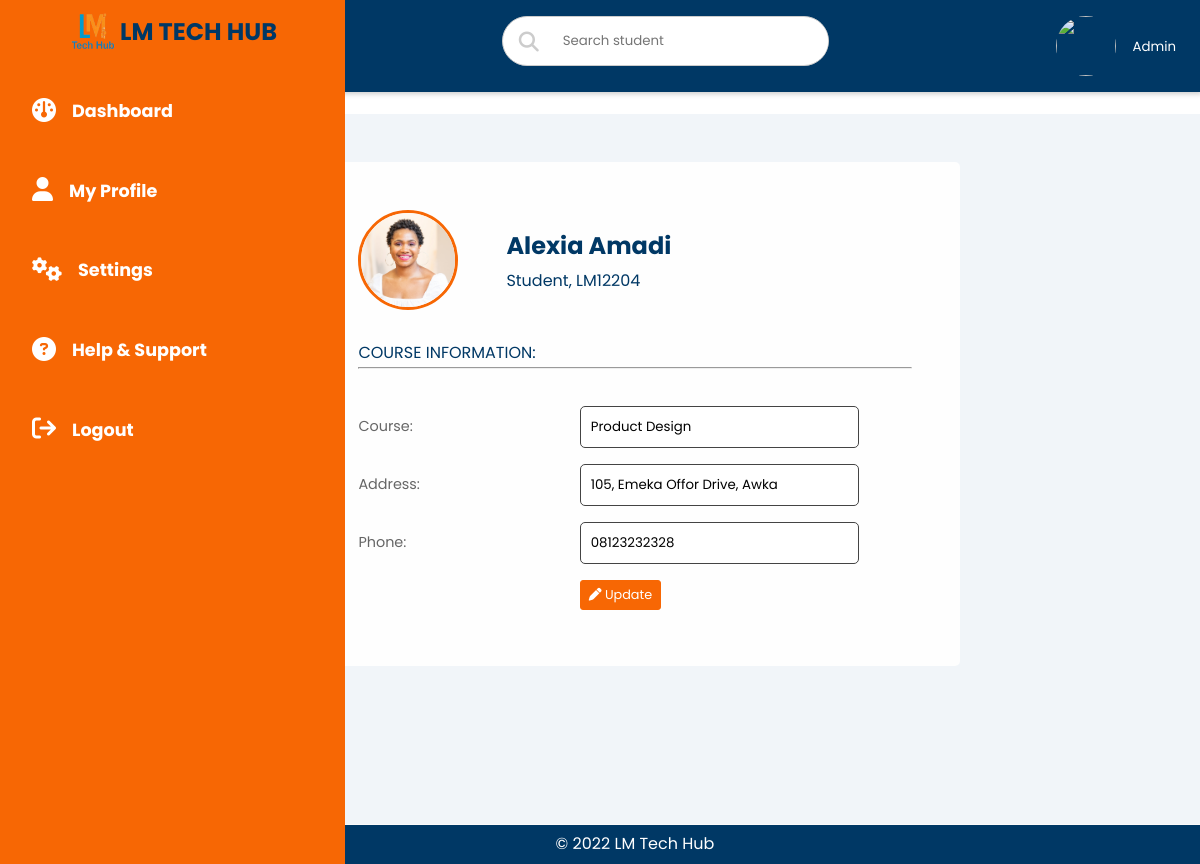
/users/admin/editstudent.php?id=5, run on the app's committed database.
### tables this page shows
CREATE TABLE `studentdata` (
  `id` int(11) NOT NULL,
  `passport` varchar(120) NOT NULL,
  `fname` varchar(150) NOT NULL,
  `dob` date NOT NULL,
  `gender` varchar(20) NOT NULL,
  `phone` varchar(70) NOT NULL,
  `address` varchar(150) NOT NULL,
  `state` varchar(50) NOT NULL,
  `course` varchar(80) NOT NULL,
  `bio` varchar(1000) NOT NULL,
  `email` varchar(90) NOT NULL,
  `pword` varchar(250) NOT NULL,
  `regnum` varchar(70) NOT NULL,
  `status` varchar(80) NOT NULL,
  `quizscore` varchar(50) NOT NULL,
  `updated_at` timestamp NOT NULL DEFAULT current_timestamp() ON UPDATE current_timestamp()
);

### users/admin/editstudent.php (the view, shortened to what this page needs)
<?php
include('../inc/connection.php');
$conn = new mysqli ($host, $user, $pwd, $database);
$id = $_GET['id'];
  $query  = "SELECT * FROM studentdata WHERE id = '$id'";
  $res = $conn->query($query);
  $rows = $res->fetch_array();
  if($res->num_rows == 0){
    echo "Data not found";
  } else{
?>
    <?php
      include('nav.php');
    ?>
    <main>
      <div class="recent">
        <div>
          <div class="user-wrapper">
              <?php echo "<img src = ".'../'.$rows['passport']." width='100px' height='100px' />"; ?>
           <div>
              <h2><?php echo $rows['fname']; ?></h2>
              <p>Student, <?php echo $rows['regnum']; ?></p>
            </div>
          </div>
          <br>
          <div>
            <p>COURSE INFORMATION:</p>
            <hr>
            <table>
              <form method="POST">
              <tr>
                <td>Course:</td>
                <td><input type="text" name="course" value="<?php echo $rows['course']; ?>" required/></td>
              </tr>
              <tr>
                <td>Address:</td>
                <td><input type="text" name="address" value="<?php echo $rows['address']; ?>" required/></td>
              </tr>
              <tr>
                <td>Phone:</td>
                <td><input type="tel" name="phone" value="<?php echo $rows['phone']; ?>" required/></td>
              </tr>
              <tr>
                <td></td>
                <td><button type="submit" class="btn" name="update" ><i class="fa-solid fa-pen"></i> Update</button></td>
              </tr>
            <br>
            </form>
            </table>
          </div>
        </div>
      </div>
    </main>
    <section class="copyright">
      <p class="copy">&copy; 2022 LM Tech Hub</p>
  </section>
</body>
</html>
<?php
}
?>

### css/dashboard.css (style rules this page uses)
:root, :root.pry { --main-color: #f76704; --color-dark: #003865; --text-grey: #8390a2; }
* { margin: 0; padding: 0; box-sizing: border-box; list-style: none; text-decoration: none; font-family: "Poppins", sans-serif; }
.user-wrapper { display: flex; align-items: center; }
.user-wrapper img { border-radius: 50%; margin-right: 1rem; }
.recent .user-wrapper img { border-radius: 50%; border: 3px solid var(--main-color); margin-right: 3rem; display: block; }
main { margin-top: 85px; padding: 2rem 1.5rem; background: #f1f5f9; min-height: calc(100vh - 90px); }
.recent { display: grid; background-color: #fefefe; grid-template-columns: 100%; margin: 1rem 20%; border-radius: 5px; padding: 3rem; grid-gap: 1.5rem; }
.recent td:first-child { width: 40%; color: rgb(102, 102, 102); }
.recent h2 { color: var(--color-dark); }
.recent p { color: var(--color-dark); }
.recent td { width: 100%; color: #000; }
.recent td textarea, .recent td input { padding: 10px; border: #444 1px solid; border-radius: 5px; outline: none; }
.btn, .contact button, .inquire button, .card-header button { background: var(--main-color); border-radius: 3px; border: 1px solid var(--main-color); color: #fff; font-size: 0.8rem; padding: 0.3rem 0.5rem; text-decoration: none; }
table { border-collapse: collapse; width: 100%; }
td { padding: 0.5rem 0rem; font-size: 0.9rem; color: #222; }
tr td:last-child { display: flex; align-items: center; }
.copyright { width: 100%; margin: auto; text-align: center; border-top: 1px solid #fafafa; background-color: var(--color-dark); padding: 5px 0; }
.copy { color: #fff; font-weight: medium; }

### css/carousel.css (style rules this page uses)
* { box-sizing:border-box }

### css/form.css (style rules this page uses)
:root, :root.pry { --main-color: #f76704; --color-dark: #003865; --text-grey: #8390a2; }
* { box-sizing: border-box; margin: 0; padding: 0; }
body { font-family: "Poppins", sans-serif; line-height: 1.8; }

### data on the page
studentdata: passport (picture), fname "Alexia Amadi", regnum "LM12204", course "Product Design", address "105, Emeka Offor Drive, Awka", phone "08123232328"
